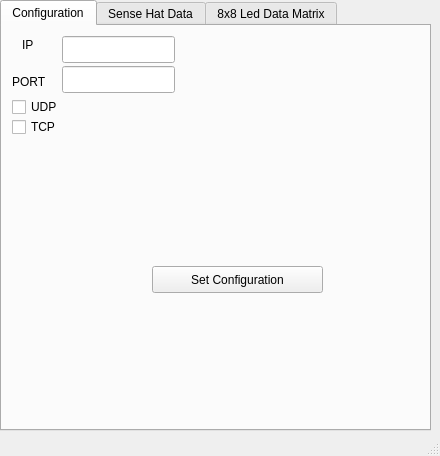
<?xml version="1.0" encoding="UTF-8"?>
<ui version="4.0">
 <class>MainWindow</class>
 <widget class="QMainWindow" name="MainWindow">
  <property name="geometry">
   <rect>
    <x>0</x>
    <y>0</y>
    <width>440</width>
    <height>456</height>
   </rect>
  </property>
  <property name="windowTitle">
   <string>MainWindow</string>
  </property>
  <widget class="QWidget" name="centralWidget">
   <widget class="QTabWidget" name="tabWidget">
    <property name="geometry">
     <rect>
      <x>0</x>
      <y>0</y>
      <width>431</width>
      <height>431</height>
     </rect>
    </property>
    <property name="currentIndex">
     <number>0</number>
    </property>
    <widget class="QWidget" name="tab">
     <attribute name="title">
      <string>Configuration</string>
     </attribute>
     <widget class="QLineEdit" name="ipName">
      <property name="geometry">
       <rect>
        <x>60</x>
        <y>10</y>
        <width>113</width>
        <height>27</height>
       </rect>
      </property>
     </widget>
     <widget class="QLineEdit" name="portName">
      <property name="geometry">
       <rect>
        <x>60</x>
        <y>40</y>
        <width>113</width>
        <height>27</height>
       </rect>
      </property>
     </widget>
     <widget class="QCheckBox" name="checkBoxUDP">
      <property name="geometry">
       <rect>
        <x>10</x>
        <y>70</y>
        <width>86</width>
        <height>22</height>
       </rect>
      </property>
      <property name="text">
       <string>UDP</string>
      </property>
     </widget>
     <widget class="QCheckBox" name="checkBoxTCP">
      <property name="geometry">
       <rect>
        <x>10</x>
        <y>90</y>
        <width>86</width>
        <height>22</height>
       </rect>
      </property>
      <property name="text">
       <string>TCP</string>
      </property>
     </widget>
     <widget class="QLabel" name="label_5">
      <property name="geometry">
       <rect>
        <x>20</x>
        <y>10</y>
        <width>55</width>
        <height>17</height>
       </rect>
      </property>
      <property name="text">
       <string>IP</string>
      </property>
     </widget>
     <widget class="QLabel" name="label_6">
      <property name="geometry">
       <rect>
        <x>10</x>
        <y>40</y>
        <width>61</width>
        <height>31</height>
       </rect>
      </property>
      <property name="text">
       <string>PORT</string>
      </property>
     </widget>
     <widget class="QPushButton" name="setCfg">
      <property name="geometry">
       <rect>
        <x>150</x>
        <y>240</y>
        <width>171</width>
        <height>27</height>
       </rect>
      </property>
      <property name="text">
       <string>Set Configuration</string>
      </property>
     </widget>
    </widget>
    <widget class="QWidget" name="SenseHatData">
     <attribute name="title">
      <string>Sense Hat Data</string>
     </attribute>
     <widget class="QPushButton" name="getTemp">
      <property name="geometry">
       <rect>
        <x>90</x>
        <y>20</y>
        <width>85</width>
        <height>27</height>
       </rect>
      </property>
      <property name="text">
       <string>Get</string>
      </property>
     </widget>
     <widget class="QLabel" name="label">
      <property name="geometry">
       <rect>
        <x>0</x>
        <y>20</y>
        <width>91</width>
        <height>17</height>
       </rect>
      </property>
      <property name="text">
       <string>Temperature</string>
      </property>
     </widget>
     <widget class="QLCDNumber" name="tempNum">
      <property name="geometry">
       <rect>
        <x>320</x>
        <y>20</y>
        <width>71</width>
        <height>23</height>
       </rect>
      </property>
     </widget>
     <widget class="QLabel" name="label_2">
      <property name="geometry">
       <rect>
        <x>260</x>
        <y>20</y>
        <width>55</width>
        <height>17</height>
       </rect>
      </property>
      <property name="text">
       <string>Résulat</string>
      </property>
     </widget>
     <widget class="QPushButton" name="getPre">
      <property name="geometry">
       <rect>
        <x>90</x>
        <y>50</y>
        <width>85</width>
        <height>27</height>
       </rect>
      </property>
      <property name="text">
       <string>Get</string>
      </property>
     </widget>
     <widget class="QLabel" name="label_3">
      <property name="geometry">
       <rect>
        <x>0</x>
        <y>50</y>
        <width>91</width>
        <height>17</height>
       </rect>
      </property>
      <property name="text">
       <string>Pressure</string>
      </property>
     </widget>
     <widget class="QLabel" name="label_4">
      <property name="geometry">
       <rect>
        <x>260</x>
        <y>50</y>
        <width>55</width>
        <height>17</height>
       </rect>
      </property>
      <property name="text">
       <string>Résulat</string>
      </property>
     </widget>
     <widget class="QLCDNumber" name="preNum">
      <property name="geometry">
       <rect>
        <x>320</x>
        <y>50</y>
        <width>71</width>
        <height>23</height>
       </rect>
      </property>
     </widget>
    </widget>
    <widget class="QWidget" name="tab_2">
     <attribute name="title">
      <string>8x8 Led Data Matrix</string>
     </attribute>
     <widget class="QLineEdit" name="textToDisplay">
      <property name="geometry">
       <rect>
        <x>10</x>
        <y>10</y>
        <width>113</width>
        <height>27</height>
       </rect>
      </property>
     </widget>
     <widget class="QPushButton" name="displayText">
      <property name="geometry">
       <rect>
        <x>130</x>
        <y>10</y>
        <width>85</width>
        <height>27</height>
       </rect>
      </property>
      <property name="text">
       <string>Display Text</string>
      </property>
     </widget>
    </widget>
   </widget>
  </widget>
  <widget class="QStatusBar" name="statusBar"/>
 </widget>
 <layoutdefault spacing="6" margin="11"/>
 <resources/>
 <connections/>
</ui>
